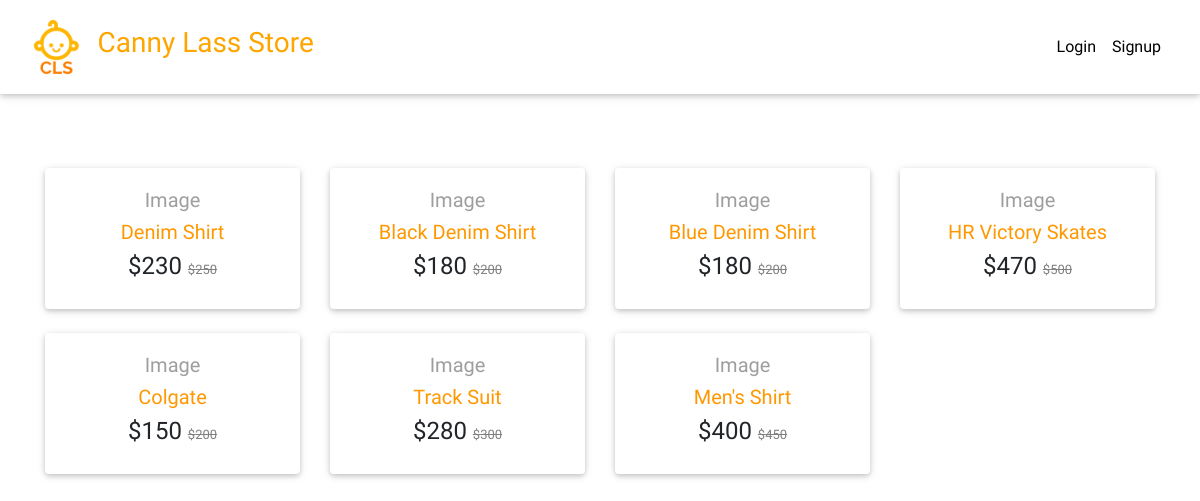
/, run on an earlier commit of the app's database.
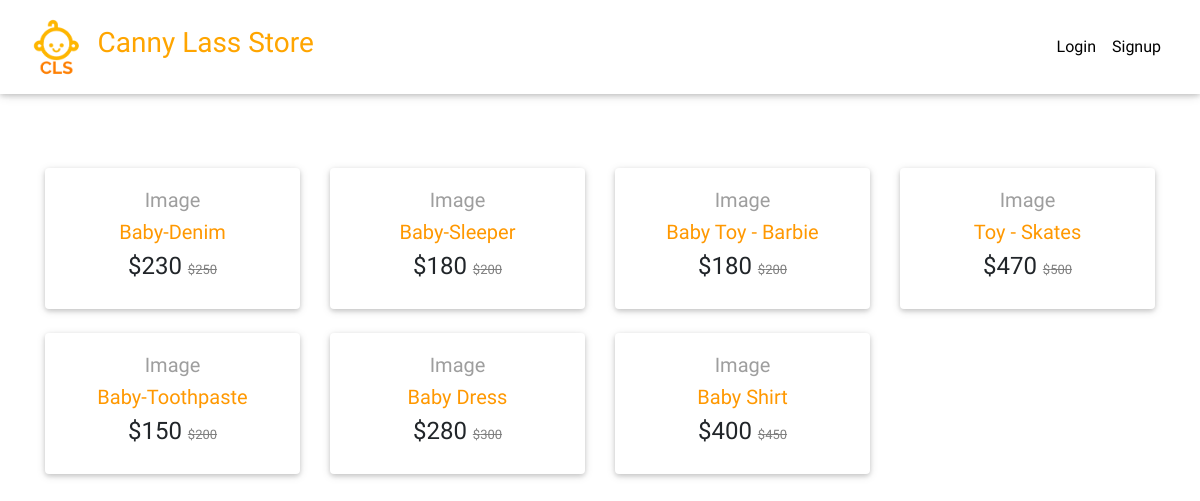
And on a later commit of the database.
### catalog/models.py (models this page shows, shortened)
class Item(models.Model):
    title = models.CharField(max_length=200)
    price = models.IntegerField()
    discount_price = models.IntegerField(blank=True, null=True)
    slug = models.SlugField()
    status = models.CharField(max_length=200)
    category = models.CharField(choices=CATEGORY_CHOICES, max_length=2)
    label = models.CharField(choices=LABEL_CHOICES, max_length=2)
    description = models.TextField()
    image = models.ImageField(default='default.jpg', upload_to='productImages')

### catalog/views.py (the view)
# urls.py: path('', HomeView.as_view(), name='home'),
class HomeView(ListView):
    model = Item
    template_name = 'home.html'

### templates/home.html (shortened to what this page needs)
{% extends 'base.html' %}
{% block content %}
<div class="h-25">
</div>
<main>
  <div class="container">
    <section class="text-center mb-4 mt-3">
      <div class="row wow fadeIn">
        {% for object in object_list %}
        <div class="col-lg-3 col-md-6 mb-4">
          <div class="card">
            <div class="card-body text-center">
              <a href="" class="grey-text">
                <h5>Image</h5>
              </a>
              <h5>
                <a href="{% url 'product' object.slug %}" class="orange-text">{{object.title}}</a>
              </h5>
              <h4>
                {% if object.discount_price %}
                  ${{object.discount_price}}
                  <span style="font-size: small; color: gray"><del>${{object.price}}</del></span>
                {% else %}
                  ${{object.price}}
                {% endif %}
              </h4>
            </div>
          </div>
        </div>
        {% endfor %}
      </div>
    </section>
  </div>
</main>
{% endblock content %}

### templates/base.html (shortened to what this page needs)
{% load static %}
{% load cart_template_tags %}
<!DOCTYPE html>
<html lang="en">
<head>
  <link rel="stylesheet" href="https://use.fontawesome.com/releases/v5.11.2/css/all.css">
  <link href="{% static 'css/bootstrap.min.css' %}" rel="stylesheet">
  <link href="{% static 'css/mdb.min.css' %}" rel="stylesheet">
  <link href="{% static 'css/style.min.css' %}" rel="stylesheet">
</head>
<body>
<nav class="navbar fixed-top navbar-expand-lg navbar-light white scrolling-navbar">
<div class="container-fluid">
    <a class="navbar-brand waves-effect" href="{% url 'home' %}">
      <img class="ml-0 pl-0" style="height: 60px;" src="{% static 'logo-black.svg' %}" alt="Logo">
    </a>
    <h3 style="color:orange"><strong>Canny Lass Store</strong></h3>
    <div class="collapse navbar-collapse" id="navbarSupportedContent">
    <ul class="navbar-nav nav-flex-icons">
      {% if request.user.is_authenticated %}
        <li class="nav-item">
          <a class="nav-link waves-effect" href="#">Welcome, {{request.user.username}}
          </a>
        </li>
        <li class="nav-item">
        <a href="{% url 'order_summary' %}" class="nav-link waves-effect">
            <span class="badge orange z-depth-1 mr-1">{{ request.user|cart_item_count}}</span>
            <i class="fas fa-shopping-cart"></i>
            <span class="clearfix d-none d-sm-inline-block"> Cart </span>
        </a>
        </li>
         <li class="nav-item">
          <a class="nav-link waves-effect" href="{% url 'account_logout' %}">Logout
          </a>
        </li>
      {% else %}
        <li class="nav-item">
          <a class="nav-link waves-effect" href="{% url 'account_login' %}"><b>Login</b></a>
        </li>
        <li class="nav-item">
          <a class="nav-link waves-effect" href="{% url 'account_signup' %}"><b>Signup</b></a>
        </li>
      {% endif %}
    </ul>
    </div>
</div>
</nav>
<div class="p-3 text-center"></div>
{% block content %}
{% endblock content %}
</body>
</html>

### templates/base.html (style rules this page uses)
html, body, header, .carousel { height: 60vh; }

What changed in the data, as far as the page shows it:
changed Item: title "Denim Shirt" → "Baby-Denim"
changed Item: title "Black Denim Shirt" → "Baby-Sleeper"
changed Item: title "Blue Denim Shirt" → "Baby Toy - Barbie"
changed Item: title "HR Victory Skates" → "Toy - Skates"
changed Item: title "Colgate" → "Baby-Toothpaste"
changed Item: title "Track Suit" → "Baby Dress"
changed Item: title "Men's Shirt" → "Baby Shirt"
